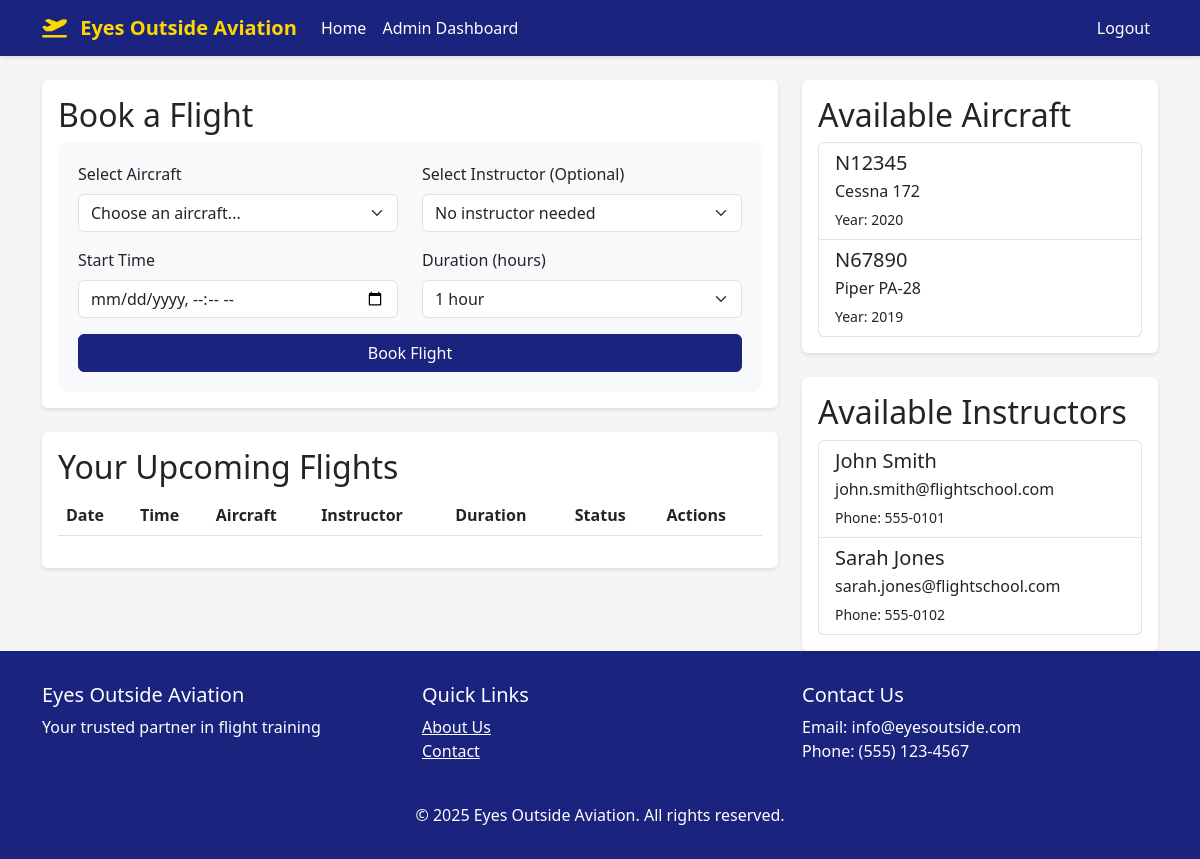
Before: /booking/dashboard (signed in) with the older database file.
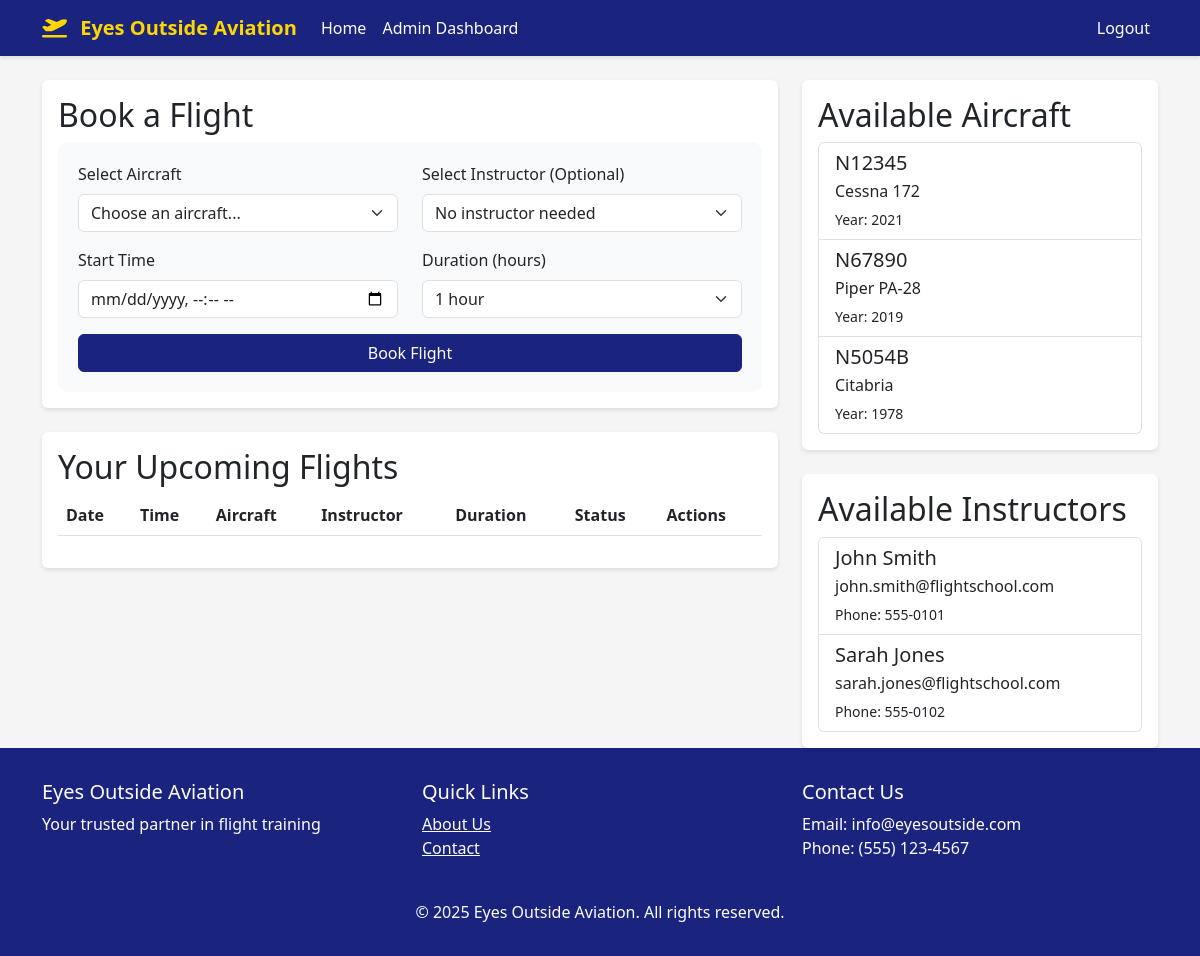
After: the same page with the newer database file.
### app/models.py (models this page shows, shortened)
class Aircraft(db.Model):
    id = db.Column(db.Integer, primary_key=True)
    tail_number = db.Column(db.String(10), unique=True, nullable=False)
    make_model = db.Column(db.String(100), nullable=False)
    year = db.Column(db.Integer)
    status = db.Column(db.String(20), default='available')  # available, maintenance, retired
    created_at = db.Column(db.DateTime, default=datetime.utcnow)
    bookings = db.relationship('Booking', backref='aircraft', lazy='dynamic')

class User(UserMixin, db.Model):
    id = db.Column(db.Integer, primary_key=True)
    email = db.Column(db.String(120), unique=True, nullable=False)
    first_name = db.Column(db.String(64))
    last_name = db.Column(db.String(64))
    name = db.Column(db.String(128))  # Full name, computed from first_name and last_name
    phone = db.Column(db.String(20))
    address = db.Column(db.String(256))
    password_hash = db.Column(db.String(128))
    is_admin = db.Column(db.Boolean, default=False)
    is_instructor = db.Column(db.Boolean, default=False)
    student_id = db.Column(db.String(20), unique=True)
    certificates = db.Column(db.String(200))
    status = db.Column(db.String(20), default='active')  # active, unavailable, inactive
    created_at = db.Column(db.DateTime, default=datetime.utcnow)
    bookings_as_student = db.relationship('Booking', backref='student', lazy='dynamic',
                                        foreign_keys='Booking.student_id')
    bookings_as_instructor = db.relationship('Booking', backref='instructor', lazy='dynamic',
                                           foreign_keys='Booking.instructor_id')

### app/routes/booking.py (the view)
@bp.route('/dashboard')
@login_required
def dashboard():
    aircraft = Aircraft.query.filter_by(status='available').all()
    instructors = User.query.filter(User.certificates.isnot(None)).all()  # Get users with certificates (instructors)
    user_bookings = Booking.query.filter_by(student_id=current_user.id).order_by(Booking.start_time).all()
    return render_template('booking/dashboard.html',
                         aircraft=aircraft,
                         instructors=instructors,
                         bookings=user_bookings)

### app/__init__.py (called while the page is built)
def create_app(config_class=Config):
    app = Flask(__name__)
    app.config.from_object(config_class)
    db.init_app(app)
    login_manager.init_app(app)
    mail.init_app(app)
    migrate.init_app(app, db)
    login_manager.login_view = 'auth.login'
    login_manager.login_message = 'Please log in to access this page.'
    from app.routes import auth, admin, booking, main
    app.register_blueprint(auth.bp, url_prefix='/auth')
    app.register_blueprint(admin.bp, url_prefix='/admin')
    app.register_blueprint(booking.bp, url_prefix='/booking')
    app.register_blueprint(main.bp)
    @app.context_processor
    def utility_processor():
        return {'now': datetime.now()}
    with app.app_context():
        db.create_all()
        db.session.commit()
    return app

@login_manager.user_loader
def load_user(id):
    return User.query.get(int(id))

### app/templates/booking/dashboard.html (shortened to what the changed rows need)
{% extends "base.html" %}
{% block extra_css %}
<link href="https://cdn.jsdelivr.net/npm/flatpickr/dist/flatpickr.min.css" rel="stylesheet">
{% endblock %}
{% block content %}
<div class="row">
    <div class="col-md-8">
        <div class="card mb-4">
            <div class="card-body">
                <h2 class="card-title">Book a Flight</h2>
            </div>
        </div>
        <div class="card">
            <div class="card-body">
                <h2 class="card-title">Your Upcoming Flights</h2>
                <div class="table-responsive">
                    <table class="table">
                        <thead>
                            <tr>
                                <th>Date</th>
                                <th>Time</th>
                                <th>Aircraft</th>
                                <th>Instructor</th>
                                <th>Duration</th>
                                <th>Status</th>
                                <th>Actions</th>
                            </tr>
                        </thead>
                    </table>
                </div>
            </div>
        </div>
    </div>
    <div class="col-md-4">
        <div class="card">
            <div class="card-body">
                <h2 class="card-title">Available Aircraft</h2>
                <div class="list-group">
                    {% for aircraft in aircraft %}
                    <div class="list-group-item">
                        <h5 class="mb-1">{{ aircraft.tail_number }}</h5>
                        <p class="mb-1">{{ aircraft.make_model }}</p>
                        <small>Year: {{ aircraft.year }}</small>
                    </div>
                    {% endfor %}
                </div>
            </div>
        </div>
        <div class="card mt-4">
            <div class="card-body">
                <h2 class="card-title">Available Instructors</h2>
                <div class="list-group">
                    {% for instructor in instructors %}
                    <div class="list-group-item">
                        <h5 class="mb-1">{{ instructor.first_name }} {{ instructor.last_name }}</h5>
                        <p class="mb-1">{{ instructor.email }}</p>
                        <small>Phone: {{ instructor.phone }}</small>
                    </div>
                    {% endfor %}
                </div>
            </div>
        </div>
    </div>
</div>
{% endblock %}

Changed rows visible on the page:
changed Aircraft "Cessna 172": year "2020" → "2021"
added Aircraft: tail_number "N5054B", make_model "Citabria", year "1978"
